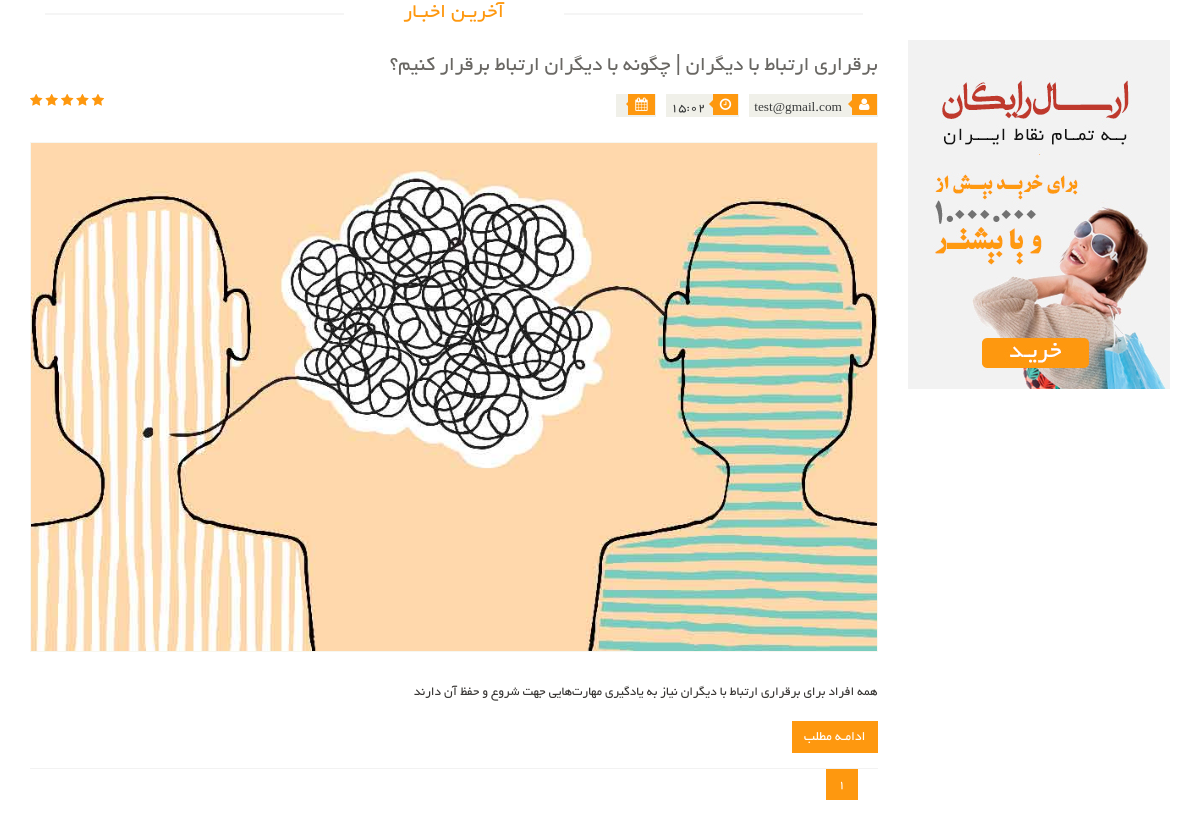
The app's page /articles/ with its own data.
### article_module/models.py (models this page shows, shortened)
class Article(models.Model):
    title = models.CharField(max_length=300, verbose_name='عنوان مقاله')
    slug = models.SlugField(max_length=400, db_index=True, allow_unicode=True, verbose_name='عنوان در url')
    image = models.ImageField(upload_to='images/articles', verbose_name='تصویر مقاله')
    short_description = models.TextField(verbose_name='توضیحات کوتاه')
    text = models.TextField(verbose_name='متن مقاله')
    is_active = models.BooleanField(default=True, verbose_name='فعال / غیرفعال')
    selected_categories = models.ManyToManyField(ArticleCategory, verbose_name='دسته بندی ها')
    author = models.ForeignKey(User, on_delete=models.CASCADE, verbose_name='نویسنده', null=True, editable=False)
    create_date = models.DateTimeField(auto_now_add=True, editable=False, verbose_name='تاریخ ثبت')
    def get_jalali_create_time(self):
        return self.create_date.strftime('%H:%M')
    class Meta:
        verbose_name = 'مقاله'
        verbose_name_plural = 'مقالات'

### account_module/models.py (models this page shows)
class User(AbstractUser):
    avatar = models.ImageField(upload_to='images/profile', verbose_name='تصویر آواتار', null=True, blank=True)
    email_active_code = models.CharField(max_length=100, verbose_name='کد فعالسازی ایمیل')
    about_user = models.TextField(null=True, blank=True, verbose_name='درباره شخص')
    address = models.TextField(null=True, blank=True, verbose_name='آدرس')
    class Meta:
        verbose_name = 'کاربر'
        verbose_name_plural = 'کاربران'
    def __str__(self):
        if self.first_name is not '' and self.last_name is not '':
            return self.get_full_name()
        return self.email

### article_module/views.py (the view)
# urls.py: path('', views.ArticlesListView.as_view(), name='articles_list'),
class ArticlesListView(ListView):
    model = Article
    paginate_by = 4
    template_name = 'article_module/articles_page.html'
    def get_context_data(self, *args, **kwargs):
        context = super(ArticlesListView, self).get_context_data(*args, **kwargs)
        return context
    def get_queryset(self):
        query = super(ArticlesListView, self).get_queryset()
        query = query.filter(is_active=True)
        category_name = self.kwargs.get('category')
        if category_name is not None:
            query = query.filter(selected_categories__url_title__iexact=category_name)
        return query

### polls/templatetags/poll_extras.py (called while the page is built)
@register.filter(name='show_jalali_date')
def show_jalali_date(value):
    return date2jalali(value)

### article_module/templates/article_module/articles_page.html (shortened to what this page needs)
{% extends 'shared/_layout.html' %}
{% load poll_extras %}
{% load thumbnail %}
{% load render_partial %}
{% block content %}
    <section>
        <div class="container">
            <div class="row">
                <div class="col-sm-9">
                    <div class="blog-post-area">
                        <h2 class="title text-center">آخریـن اخبـار</h2>
                        {% for article in object_list %}
                            <div class="single-blog-post">
                                <h3>{{ article.title }}</h3>
                                <div class="post-meta">
                                    <ul>
                                        {% if article.author is not None %}
                                            <li><i class="fa fa-user"></i> {{ article.author }}</li>
                                        {% endif %}
                                        <li><i class="fa fa-clock-o"></i>{{ article.get_jalali_create_time }}</li>
                                        <li><i class="fa fa-calendar"></i>{{ article.create_date | show_jalali_date }}
                                        </li>
                                    </ul>
                                    <span>
										<i class="fa fa-star"></i>
										<i class="fa fa-star"></i>
										<i class="fa fa-star"></i>
										<i class="fa fa-star"></i>
										<i class="fa fa-star-half-o"></i>
								</span>
                                </div>
                                <a href="">
                                    {% thumbnail article.image "862x398" quality=95 crop='center' as im %}
                                        <img src="{{ im.url }}">
                                    {% endthumbnail %}
                                </a>
                                <p>
                                    {{ article.short_description }}
                                </p>
                                <a class="btn btn-primary" href="{% url 'articles_detail' pk=article.id %}">ادامـه
                                    مطلب</a>
                            </div>
                        {% endfor %}
                        <ul class="pagination">
                            {% for pageNumber in paginator.page_range %}
                                <li class="{% if page_obj.number == pageNumber %} active {% endif %}">
                                    <a href="?page={{ pageNumber }}">{{ pageNumber }}</a>
                                </li>
                            {% endfor %}
                        </ul>
                    </div>
                </div>
                <div class="col-sm-3">
                    <div class="left-sidebar">
                        <div class="shipping text-center">
                            <img src="/static/images/home/shipping.jpg" alt="">
                        </div>
                    </div>
                </div>
            </div>
        </div>
    </section>
{% endblock %}

### static/css/main.css (style rules this page uses)
body { font-family: 'BYekan'; font-size: 10pt; position: relative; font-weight: normal; direction: rtl; }
ul li { list-style: none; }
a { -webkit-transition: 300ms; -moz-transition: 300ms; -o-transition: 300ms; transition: 300ms; }
h1, h2, h3, h4, h5, h6 { font-family: 'BYekan', sans-serif; }
.left-sidebar h2:after, h2.title:after { content: " "; position: absolute; border: 1px solid #f5f5f5; bottom: 8px; right: 0; width: 100%; height: 0; z-index: -2; }
h2.title:before { content: " "; position: absolute; background: #fff; bottom: -6px; width: 220px; height: 30px; z-index: -1; right: 50%; margin-right: -110px; }
.shipping { background-color: #F2F2F2; margin-top: 40px; overflow: hidden; padding-top: 20px; position: relative; }
h2.title { color: #FE980F; font-family: 'BYekan', sans-serif; font-size: 16pt; font-weight: 400; margin: 0 15px; text-transform: uppercase; margin-bottom: 30px; position: relative; }
.pagination { display: inline-block; margin-bottom: 25px; margin-top: 0; padding-right: 15px; }
.pagination li:first-child a, .pagination li:first-child span { border-bottom-left-radius: 0; border-top-left-radius: 0; margin-left: 0; }
.pagination li:last-child a, .pagination li:last-child span { border-bottom-right-radius: 0; border-top-right-radius: 0; }
.pagination .active a, .pagination .active span, .pagination .active a:hover, .pagination .active span:hover, .pagination .active a:focus, .pagination .active span:focus { background-color: #FE980F; border-color: #FE980F; color: #FFFFFF; cursor: default; z-index: 2; }
.pagination li a, .pagination li span { background-color: #f0f0e9; border: 0; float: left; line-height: 1.42857; margin-left: -1px; padding: 6px 12px; position: relative; text-decoration: none; margin-right: 5px; color: #000; }
.single-blog-post { border-bottom: 1px solid #f2f2f2; padding-bottom: 15px; }
.blog-post-area .single-blog-post h3 { color: #696763; font-size: 16pt; font-family: 'BYekan', sans-serif; text-transform: uppercase; font-weight: 500; margin-bottom: 17px; }
.blog-post-area .single-blog-post a img { border: 1px solid #F7F7F0; width: 100%; margin-bottom: 30px }
.blog-post-area .single-blog-post p { color: #363432; text-align: justify; }
.blog-post-area .post-meta { display: block; margin-bottom: 25px; overflow: hidden; }
.blog-post-area .post-meta ul { padding: 0; display: inline; }
.blog-post-area .post-meta ul li { background: #F0F0E9; float: right; margin-left: 10px; padding: 0 5px; font-size: 10pt; color: #393b3b; position: relative; }
.blog-post-area .post-meta ul li i { background: #FE980F; color: #FFFFFF; margin-right: -4px; margin-left: 7px; padding: 4px 7px; }
.sinlge-post-meta li i:after, .blog-post-area .post-meta ul li i:after { content: ""; position: absolute; width: auto; height: auto; border-color: transparent #FE980F transparent transparent; border-width: 4px; border-style: solid; top: 6px; right: 26px; }
.post-meta span { float: left; }
.post-meta span i { color: #FE980F; }
.blog-post-area .single-blog-post .btn-primary { background: #FE980F; border: medium none; border-radius: 0; color: #FFFFFF; margin-top: 10px; }
.btn.btn-primary { background: #FE980F; border: 0 none; border-radius: 0; margin-top: 16px; }

### static/css/custom.css (style rules this page uses)
ul { padding-right: 0; }

### records on screen
Article: title "برقراری ارتباط با دیگران | چگونه با دیگران ارتباط برقرار کنیم؟", author "test@gmail.com", get_jalali_create_time "15:02", short_description "همه افراد برای برقراری ارتباط با دیگران نیاز به یادگیری مهارت‌هایی جهت شروع و حفظ آن دارند"

### other values on screen
{{ pageNumber }} "1"
